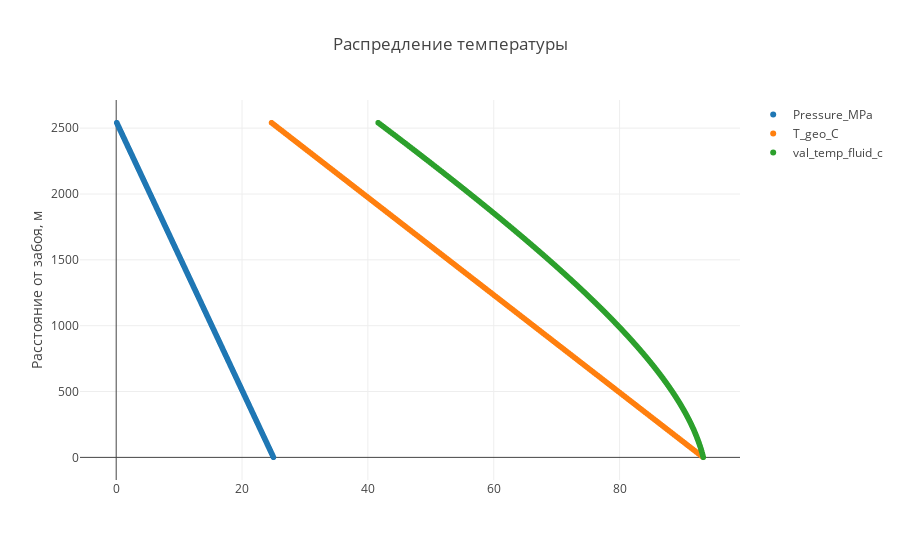

Notebook code cell kept with this figure:
### Markdown cell above
Построение графиков неправильным способом, без разбивок на участки

### Code cell
trace1 = go.Scattergl(
    x = temp_data.p_list,
    y = temp_data.distance_list,
    name = 'Pressure_MPa',
    mode = 'markers'
)

trace2 = go.Scattergl(
    x = temp_data.t_list,
    y = temp_data.distance_list,
    name = 'T_geo_C',
    mode = 'markers'
)

trace3 = go.Scattergl(
    x = temp_data.get_values(52),
    y = temp_data.distance_list,
    name = temp_data.get_name(52),
    mode = 'markers'
)

data = [trace1, trace2, trace3]

plot()

### Figure 1 — Plotly figure (JSON) as saved in the notebook; plotly's stock layout.template omitted (floating-point values rounded to 4 significant figures; data arrays with more than 128 entries replaced by an {"elided": "..."} marker saying what was removed)
{"data": [{"mode": "markers", "name": "Pressure_MPa", "type": "scattergl", "uid": "9816da8f-91aa-4b4c-a201-fc041c1855ab", "x": {"elided": "255 float values"}, "y": {"elided": "255 int values"}}, {"mode": "markers", "name": "T_geo_C", "type": "scattergl", "uid": "1d185ce7-f75d-4071-91c6-30fd291aae85", "x": {"elided": "255 float values"}, "y": {"elided": "255 int values"}}, {"mode": "markers", "name": "val_temp_fluid_c", "type": "scattergl", "uid": "1cdfb2fb-2b80-42ff-8b58-8d10c59186a7", "x": {"elided": "255 float values"}, "y": {"elided": "255 int values"}}], "layout": {"title": {"text": "Распредление температуры"}, "yaxis": {"title": {"text": "Расстояние от забоя, м"}}}}
